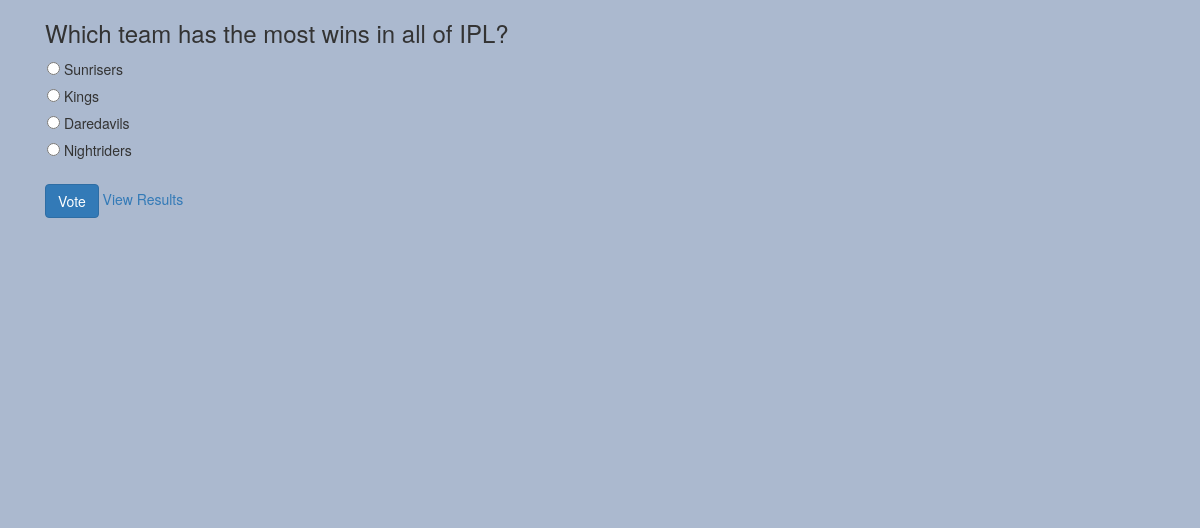
The page / on the database its author committed.
### tables this page shows
CREATE TABLE `poll` (
  `pollid` double NOT NULL,
  `question` text DEFAULT NULL,
  `poll_date` double DEFAULT NULL,
  `options` varchar(250) DEFAULT NULL,
  `votes` varchar(250) DEFAULT NULL,
  `close` tinyint(1) DEFAULT NULL,
  `number_options` tinyint(3) DEFAULT NULL,
  `poll_timeout` double DEFAULT NULL,
  `voters` int(11) DEFAULT NULL,
  `public` tinyint(1) DEFAULT NULL,
  `last_vote_date` double DEFAULT NULL
);

### Poll.php (called while the page is built, shortened)
<?php
class Poll{
    private $host  = 'localhost';
    private $user  = 'root';
    private $password   = '';
    private $database  = 'poll_vote';
    private $dbConnect = false;
    private $pollTable = 'poll';
    public function __construct(){
        if(!$this->dbConnect){
            $conn = new mysqli($this->host, $this->user, $this->password, $this->database);
            if($conn->connect_error){
                die("Failed to connect with MySQL: " . $conn->connect_error);
            }else{
                $this->dbConnect = $conn;
            }
        }
    }
	private function getData($sqlQuery) {
		$result = mysqli_query($this->dbConnect, $sqlQuery);
		$data= array();
		while ($row = mysqli_fetch_array($result, MYSQLI_ASSOC)) {
			$data[]=$row;
		}
		return $data;
	}
	public function getPoll(){
		$sqlQuery = 'SELECT pollid, question, options, votes, voters FROM '.$this->pollTable;
        return  $this->getData($sqlQuery);
	}
}
?>

### index.php (the view, shortened to what this page needs)
<?php
include('header.php');
?>
<?php include('container.php');?>
<div class="container">
	<?php
	include ('Poll.php');
	$poll = new Poll();
	$pollData = $poll->getPoll();
	?>
	<div class="poll-container">
		<form action="" method="post" name="pollFrm">
			<?php
			foreach($pollData as $poll){
				echo "<h3>".$poll['question']."</h3>";
				$pollOptions = explode("||||", $poll['options']);
				echo "<ul>";
				for( $i = 0; $i < count($pollOptions); $i++ ) {
					echo '<li><input type="radio" name="options" value="'.$i.'" > '.$pollOptions[$i].'</li>';
				}
				echo "</ul>";
				echo '<br><input type="submit" name="vote" class="btn btn-primary" value="Vote">';
				echo '<a href="results.php"> View Results</a>';
			}
			?>
		</form>
	</div>
</div>
<?php include('footer.php');?>

### index.php (style rules this page uses)
ul { list-style-type: none; margin: 0; padding: 0; }
ul li { margin-bottom:2px; padding:2px; }
body { background-color: #abb9cf; }

### rows shown on the page
poll: question "Which team has the most wins in all of IPL?", options "Sunrisers", options "Kings", options "Daredavils", options "Nightriders"
